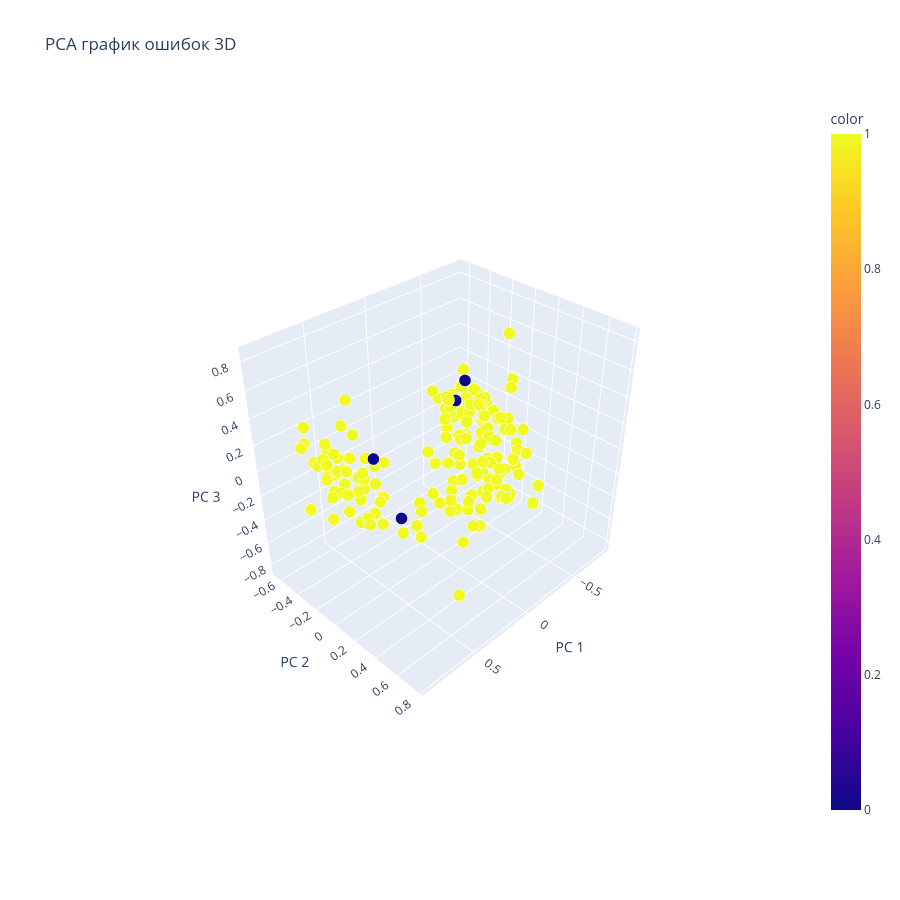

Notebook code cell kept with this figure:
### Code cell
ACCURACY_SCORE_MY_SOLUTION(pred_ward, [2,0,1], [10, 20, 30])

### Figure 1 — Plotly figure (JSON) as saved in the notebook; plotly's stock layout.template omitted (floating-point values rounded to 4 significant figures; data arrays with more than 128 entries replaced by an {"elided": "..."} marker saying what was removed)
{"data": [{"hovertemplate": "PC 1=%{x}<br>PC 2=%{y}<br>PC 3=%{z}<br>size=%{marker.size}<br>color=%{marker.color}<extra></extra>", "legendgroup": "", "marker": {"color": {"elided": "178 int values"}, "coloraxis": "coloraxis", "opacity": 1, "size": {"elided": "178 float values"}, "sizemode": "area", "sizeref": 0.00025, "symbol": "circle"}, "mode": "markers", "name": "", "scene": "scene", "showlegend": false, "type": "scatter3d", "x": {"elided": "178 float values"}, "y": {"elided": "178 float values"}, "z": {"elided": "178 float values"}}], "layout": {"coloraxis": {"colorbar": {"title": {"text": "color"}}, "colorscale": [[0, "#0d0887"], [0.1111, "#46039f"], [0.2222, "#7201a8"], [0.3333, "#9c179e"], [0.4444, "#bd3786"], [0.5556, "#d8576b"], [0.6667, "#ed7953"], [0.7778, "#fb9f3a"], [0.8889, "#fdca26"], [1, "#f0f921"]]}, "height": 900, "legend": {"itemsizing": "constant", "tracegroupgap": 0}, "scene": {"aspectmode": "auto", "aspectratio": {"x": 1.087, "y": 0.8832, "z": 1.042}, "camera": {"center": {"x": 0, "y": 0, "z": 0}, "eye": {"x": 1.914, "y": 1.914, "z": 1.914}, "projection": {"type": "perspective"}, "up": {"x": 0, "y": 0, "z": 1}}, "domain": {"x": [0, 1], "y": [0, 1]}, "xaxis": {"title": {"text": "PC 1"}, "type": "linear"}, "yaxis": {"title": {"text": "PC 2"}, "type": "linear"}, "zaxis": {"title": {"text": "PC 3"}, "type": "linear"}}, "title": {"text": "PCA график ошибок 3D"}, "width": 900}}
